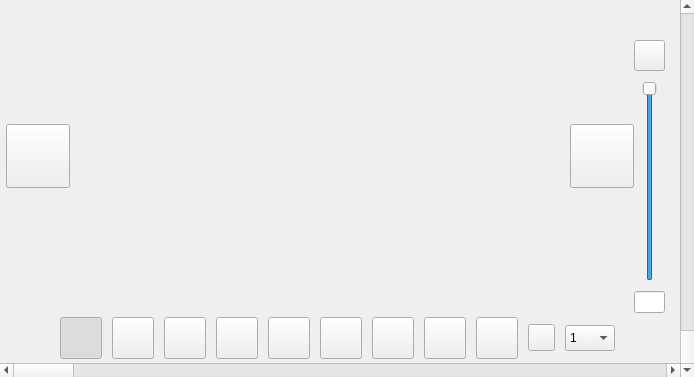
               <widget class="QWidget" name="widget_img_pre" native="true">
                <property name="styleSheet">
                 <string notr="true"/>
                </property>
                <layout class="QVBoxLayout" name="verticalLayout_13" stretch="0">
                 <property name="spacing">
                  <number>0</number>
                 </property>
                 <property name="leftMargin">
                  <number>0</number>
                 </property>
                 <property name="topMargin">
                  <number>0</number>
                 </property>
                 <property name="rightMargin">
                  <number>0</number>
                 </property>
                 <property name="bottomMargin">
                  <number>0</number>
                 </property>
                 <item>
                  <layout class="QHBoxLayout" name="horizontalLayout_10">
                   <property name="spacing">
                    <number>0</number>
                   </property>
                   <property name="leftMargin">
                    <number>0</number>
                   </property>
                   <property name="rightMargin">
                    <number>0</number>
                   </property>
                   <item>
                    <layout class="QVBoxLayout" name="verticalLayout_14" stretch="1,0,0">
                     <property name="spacing">
                      <number>0</number>
                     </property>
                     <property name="bottomMargin">
                      <number>0</number>
                     </property>
                     <item>
                      <layout class="QHBoxLayout" name="horizontalLayout_11" stretch="0,1,0,0,0">
                       <property name="leftMargin">
                        <number>6</number>
                       </property>
                       <property name="bottomMargin">
                        <number>0</number>
                       </property>
                       <item>
                        <widget class="QPushButton" name="pushButton_pre_big">
                         <property name="minimumSize">
                          <size>
                           <width>64</width>
                           <height>64</height>
                          </size>
                         </property>
                         <property name="maximumSize">
                          <size>
                           <width>64</width>
                           <height>64</height>
                          </size>
                         </property>
                         <property name="text">
                          <string/>
                         </property>
                        </widget>
                       </item>
                       <item>
                        <spacer name="horizontalSpacer_7">
                         <property name="orientation">
                          <enum>Qt::Horizontal</enum>
                         </property>
                         <property name="sizeHint" stdset="0">
                          <size>
                           <width>40</width>
                           <height>20</height>
                          </size>
                         </property>
                        </spacer>
                       </item>
                       <item>
                        <widget class="QPushButton" name="pushButton_next_big">
                         <property name="minimumSize">
                          <size>
                           <width>64</width>
                           <height>64</height>
                          </size>
                         </property>
                         <property name="maximumSize">
                          <size>
                           <width>64</width>
                           <height>64</height>
                          </size>
                         </property>
                         <property name="text">
                          <string/>
                         </property>
                        </widget>
                       </item>
                       <item>
                        <layout class="QVBoxLayout" name="verticalLayout_15">
                         <property name="spacing">
                          <number>10</number>
                         </property>
                         <property name="rightMargin">
                          <number>0</number>
                         </property>
                         <property name="bottomMargin">
                          <number>0</number>
                         </property>
                         <item>
                          <spacer name="verticalSpacer_3">
                           <property name="orientation">
                            <enum>Qt::Vertical</enum>
                           </property>
                           <property name="sizeHint" stdset="0">
                            <size>
                             <width>20</width>
                             <height>40</height>
                            </size>
                           </property>
                          </spacer>
                         </item>
                         <item>
                          <widget class="QPushButton" name="pushButton_cross">
                           <property name="minimumSize">
                            <size>
                             <width>31</width>
                             <height>31</height>
                            </size>
                           </property>
                           <property name="maximumSize">
                            <size>
                             <width>31</width>
                             <height>31</height>
                            </size>
                           </property>
                           <property name="text">
                            <string/>
                           </property>
                           <property name="checkable">
                            <bool>true</bool>
                           </property>
                          </widget>
                         </item>
                         <item>
                          <layout class="QHBoxLayout" name="horizontalLayout_12">
                           <property name="spacing">
                            <number>0</number>
                           </property>
                           <property name="bottomMargin">
                            <number>0</number>
                           </property>
                           <item>
                            <widget class="QSlider" name="verticalSlider_diameter">
                             <property name="minimumSize">
                              <size>
                               <width>0</width>
                               <height>200</height>
                              </size>
                             </property>
                             <property name="maximumSize">
                              <size>
                               <width>16777215</width>
                               <height>200</height>
                              </size>
                             </property>
                             <property name="styleSheet">
                              <string notr="true"/>
                             </property>
                             <property name="value">
                              <number>99</number>
                             </property>
                             <property name="orientation">
                              <enum>Qt::Vertical</enum>
                             </property>
                            </widget>
                           </item>
                          </layout>
                         </item>
                         <item>
                          <widget class="QLineEdit" name="lineEdit_diameter">
                           <property name="minimumSize">
                            <size>
                             <width>31</width>
                             <height>0</height>
                            </size>
                           </property>
                           <property name="maximumSize">
                            <size>
                             <width>31</width>
                             <height>16777215</height>
                            </size>
                           </property>
                          </widget>
                         </item>
                        </layout>
                       </item>
                       <item>
                        <spacer name="horizontalSpacer_9">
                         <property name="orientation">
                          <enum>Qt::Horizontal</enum>
                         </property>
                         <property name="sizeType">
                          <enum>QSizePolicy::Fixed</enum>
                         </property>
                         <property name="sizeHint" stdset="0">
                          <size>
                           <width>15</width>
                           <height>20</height>
                          </size>
                         </property>
                        </spacer>
                       </item>
                      </layout>
                     </item>
                     <item>
                      <layout class="QHBoxLayout" name="horizontalLayout_13">
                       <property name="leftMargin">
                        <number>0</number>
                       </property>
                       <property name="rightMargin">
                        <number>0</number>
                       </property>
                       <property name="bottomMargin">
                        <number>0</number>
                       </property>
                       <item>
                        <spacer name="horizontalSpacer_10">
                         <property name="orientation">
                          <enum>Qt::Horizontal</enum>
                         </property>
                         <property name="sizeHint" stdset="0">
                          <size>
                           <width>40</width>
                           <height>20</height>
                          </size>
                         </property>
                        </spacer>
                       </item>
                       <item>
                        <widget class="QWidget" name="widget_tool" native="true">
                         <property name="minimumSize">
                          <size>
                           <width>600</width>
                           <height>0</height>
                          </size>
                         </property>
                         <property name="styleSheet">
                          <string notr="true"/>
                         </property>
                         <layout class="QHBoxLayout" name="horizontalLayout_14">
                          <property name="spacing">
                           <number>0</number>
                          </property>
                          <property name="leftMargin">
                           <number>10</number>
                          </property>
                          <property name="topMargin">
                           <number>4</number>
                          </property>
                          <property name="rightMargin">
                           <number>10</number>
                          </property>
                          <property name="bottomMargin">
                           <number>4</number>
                          </property>
                          <item>
                           <widget class="QPushButton" name="pushButton_hand">
                            <property name="minimumSize">
                             <size>
                              <width>42</width>
                              <height>42</height>
                             </size>
                            </property>
                            <property name="maximumSize">
                             <size>
                              <width>42</width>
                              <height>42</height>
                             </size>
                            </property>
                            <property name="toolTip">
                             <string>跟踪</string>
                            </property>
                            <property name="text">
                             <string/>
                            </property>
                            <property name="checkable">
                             <bool>true</bool>
                            </property>
                            <property name="checked">
                             <bool>true</bool>
                            </property>
                            <attribute name="buttonGroup">
                             <string notr="true">buttonGroup</string>
                            </attribute>
                           </widget>
                          </item>
                          <item>
                           <widget class="QPushButton" name="pushButton_arrow">
                            <property name="minimumSize">
                             <size>
                              <width>42</width>
                              <height>42</height>
                             </size>
                            </property>
                            <property name="maximumSize">
                             <size>
                              <width>42</width>
                              <height>42</height>
                             </size>
                            </property>
                            <property name="toolTip">
                             <string>对象选取</string>
                            </property>
                            <property name="text">
                             <string/>
                            </property>
                            <property name="checkable">
                             <bool>true</bool>
                            </property>
                            <property name="checked">
                             <bool>false</bool>
                            </property>
                            <attribute name="buttonGroup">
                             <string notr="true">buttonGroup</string>
                            </attribute>
                           </widget>
                          </item>
                          <item>
                           <widget class="QPushButton" name="pushButton_ellipse">
                            <property name="minimumSize">
                             <size>
                              <width>42</width>
                              <height>42</height>
                             </size>
                            </property>
                            <property name="maximumSize">
                             <size>
                              <width>42</width>
                              <height>42</height>
                             </size>
                            </property>
                            <property name="toolTip">
                             <string>椭圆</string>
                            </property>
                            <property name="text">
                             <string/>
                            </property>
                            <property name="checkable">
                             <bool>true</bool>
                            </property>
                            <attribute name="buttonGroup">
                             <string notr="true">buttonGroup</string>
                            </attribute>
                           </widget>
                          </item>
                          <item>
                           <widget class="QPushButton" name="pushButton_rect">
                            <property name="minimumSize">
                             <size>
                              <width>42</width>
                              <height>42</height>
                             </size>
                            </property>
                            <property name="maximumSize">
                             <size>
                              <width>42</width>
                              <height>42</height>
                             </size>
                            </property>
                            <property name="toolTip">
                             <string>矩形</string>
                            </property>
                            <property name="text">
                             <string/>
                            </property>
                            <property name="checkable">
                             <bool>true</bool>
                            </property>
                            <attribute name="buttonGroup">
                             <string notr="true">buttonGroup</string>
                            </attribute>
                           </widget>
                          </item>
                          <item>
                           <widget class="QPushButton" name="pushButton_line">
                            <property name="minimumSize">
                             <size>
                              <width>42</width>
                              <height>42</height>
                             </size>
                            </property>
                            <property name="maximumSize">
                             <size>
                              <width>42</width>
                              <height>42</height>
                             </size>
                            </property>
                            <property name="toolTip">
                             <string>线</string>
                            </property>
                            <property name="text">
                             <string/>
                            </property>
                            <property name="checkable">
                             <bool>true</bool>
                            </property>
                            <attribute name="buttonGroup">
                             <string notr="true">buttonGroup</string>
                            </attribute>
                           </widget>
                          </item>
                          <item>
                           <widget class="QPushButton" name="pushButton_pre">
                            <property name="minimumSize">
                             <size>
                              <width>42</width>
                              <height>42</height>
                             </size>
                            </property>
                            <property name="maximumSize">
                             <size>
                              <width>42</width>
                              <height>42</height>
                             </size>
                            </property>
                            <property name="toolTip">
                             <string>撤回</string>
                            </property>
                            <property name="text">
                             <string/>
                            </property>
                           </widget>
                          </item>
                          <item>
                           <widget class="QPushButton" name="pushButton_next">
                            <property name="minimumSize">
                             <size>
                              <width>42</width>
                              <height>42</height>
                             </size>
                            </property>
                            <property name="maximumSize">
                             <size>
                              <width>42</width>
                              <height>42</height>
                             </size>
                            </property>
                            <property name="toolTip">
                             <string>恢复</string>
                            </property>
                            <property name="text">
                             <string/>
                            </property>
                           </widget>
                          </item>
                          <item>
                           <widget class="QPushButton" name="pushButton_eraser">
                            <property name="minimumSize">
                             <size>
                              <width>42</width>
                              <height>42</height>
                             </size>
                            </property>
                            <property name="maximumSize">
                             <size>
                              <width>42</width>
                              <height>42</height>
                             </size>
                            </property>
                            <property name="toolTip">
                             <string>擦除</string>
                            </property>
                            <property name="text">
                             <string/>
                            </property>
                           </widget>
                          </item>
                          <item>
                           <widget class="QPushButton" name="pushButton_delete">
                            <property name="minimumSize">
                             <size>
                              <width>42</width>
                              <height>42</height>
                             </size>
                            </property>
                            <property name="maximumSize">
                             <size>
                              <width>42</width>
                              <height>42</height>
                             </size>
                            </property>
                            <property name="toolTip">
                             <string>清空</string>
                            </property>
                            <property name="text">
                             <string/>
                            </property>
                           </widget>
                          </item>
                          <item>
                           <widget class="QPushButton" name="pushButton_color">
                            <property name="minimumSize">
                             <size>
                              <width>27</width>
                              <height>27</height>
                             </size>
                            </property>
                            <property name="maximumSize">
                             <size>
                              <width>27</width>
                              <height>27</height>
                             </size>
                            </property>
                            <property name="toolTip">
                             <string>线颜色</string>
                            </property>
                            <property name="styleSheet">
                             <string notr="true"/>
                            </property>
                            <property name="text">
                             <string/>
                            </property>
                           </widget>
                          </item>
                          <item>
                           <widget class="QComboBox" name="comboBox_linebold">
                            <property name="minimumSize">
                             <size>
                              <width>50</width>
                              <height>26</height>
                             </size>
                            </property>
                            <property name="maximumSize">
                             <size>
                              <width>50</width>
                              <height>26</height>
                             </size>
                            </property>
                            <property name="toolTip">
                             <string>线宽</string>
                            </property>
                            <property name="currentIndex">
                             <number>0</number>
                            </property>
                            <property name="iconSize">
                             <size>
                              <width>80</width>
                              <height>25</height>
                             </size>
                            </property>
                            <item>
                             <property name="text">
                              <string>1</string>
                             </property>
                            </item>
                            <item>
                             <property name="text">
                              <string>2</string>
                             </property>
                            </item>
                            <item>
                             <property name="text">
                              <string>3</string>
                             </property>
                            </item>
                            <item>
                             <property name="text">
                              <string>4</string>
                             </property>
                            </item>
                           </widget>
                          </item>
                         </layout>
                        </widget>
                       </item>
                       <item>
                        <spacer name="horizontalSpacer_11">
                         <property name="orientation">
                          <enum>Qt::Horizontal</enum>
                         </property>
                         <property name="sizeHint" stdset="0">
                          <size>
                           <width>40</width>
                           <height>20</height>
                          </size>
                         </property>
                        </spacer>
                       </item>
                      </layout>
                     </item>
                     <item>
                      <widget class="QScrollBar" name="horizontalScrollBar">
                       <property name="value">
                        <number>0</number>
                       </property>
                       <property name="orientation">
                        <enum>Qt::Horizontal</enum>
                       </property>
                      </widget>
                     </item>
                    </layout>
                   </item>
                   <item>
                    <widget class="QScrollBar" name="verticalScrollBar">
                     <property name="value">
                      <number>99</number>
                     </property>
                     <property name="orientation">
                      <enum>Qt::Vertical</enum>
                     </property>
                    </widget>
                   </item>
                  </layout>
                 </item>
                </layout>
               </widget>
